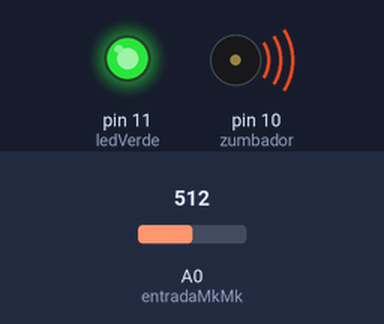
Bench run of a sketch on a simulated Arduino Uno, built with avr-gcc and run on an emulated ATmega328P. Shown: output pins drawn as LEDs (lit = HIGH), buzzer (waves = sounding). The inputs (shaded band) are chosen by the test bench; at power-on: A0 (entradaMkMk) = 512.

Above: at 1.2 s.
1.3 s: A0 (entradaMkMk) set to 363
4.3 s: A0 (entradaMkMk) set to 339
At 5.4 s:
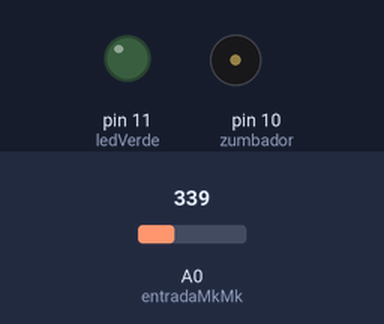
6.0 s: A0 (entradaMkMk) set to 360
At 6.4 s:
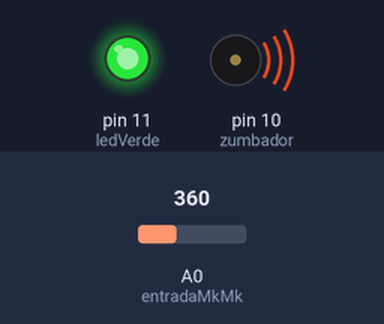
9.0 s: A0 (entradaMkMk) set to 340
At 10.0 s:
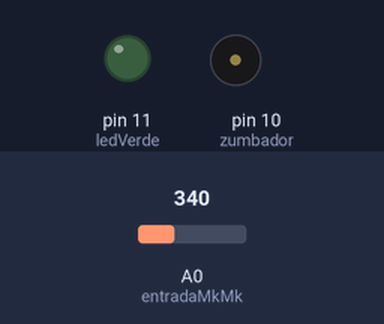
Timing chart, 0 to 11.5 s (numbered marks = the images above; inputs shaded):
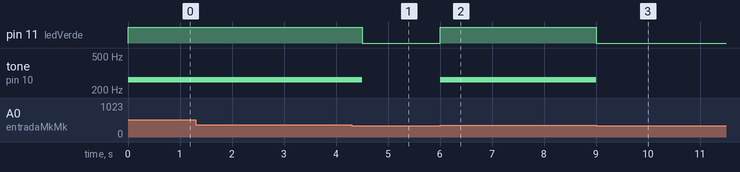

Measured:
- the behaviour switches between 351 and 350 on A0 (entradaMkMk) (found by bisection; images 0 and 1)
- after the input at 4.3 s, pin 11 (ledVerde): HIGH → LOW after 0.20 s; tone on pin 10 (zumbador): 262 Hz → silent after 0.20 s
- after the input at 6.0 s, pin 11 (ledVerde): LOW → HIGH at once; tone on pin 10 (zumbador): silent → 262 Hz at once
- after the input at 9.0 s, pin 11 (ledVerde): HIGH → LOW at once; tone on pin 10 (zumbador): 262 Hz → silent at once

The sketch:

07-piano-de-frutas-mejora1.ino
```cpp
// Luz y sonido: el LED verde se enciende mientras suena la nota Do

const int entradaMkMk = A0;  // entrada MkMk conectada al pin A0
const int zumbador = 10;     // zumbador conectado al pin 10
const int ledVerde = 11;     // LED verde conectado al pin 11

const int umbral = 350;    // por encima de este valor hay contacto
const int notaDo = 262;    // frecuencia de la nota Do central, en Hz
const int duracion = 250;  // duración de la nota, en milisegundos

int valorMkMk = 0;  // guarda el valor que lee la entrada (de 0 a 1023)

void setup() {
  pinMode(zumbador, OUTPUT);  // el zumbador es una salida
  pinMode(ledVerde, OUTPUT);  // el LED es una salida
}

void loop() {
  // lee la entrada MkMk
  valorMkMk = analogRead(entradaMkMk);

  if (valorMkMk > umbral) {
    digitalWrite(ledVerde, HIGH);      // enciende el LED
    tone(zumbador, notaDo, duracion);  // suena la nota Do
    delay(duracion);                   // espera a que termine la nota
    digitalWrite(ledVerde, LOW);       // apaga el LED
  }
}
```
